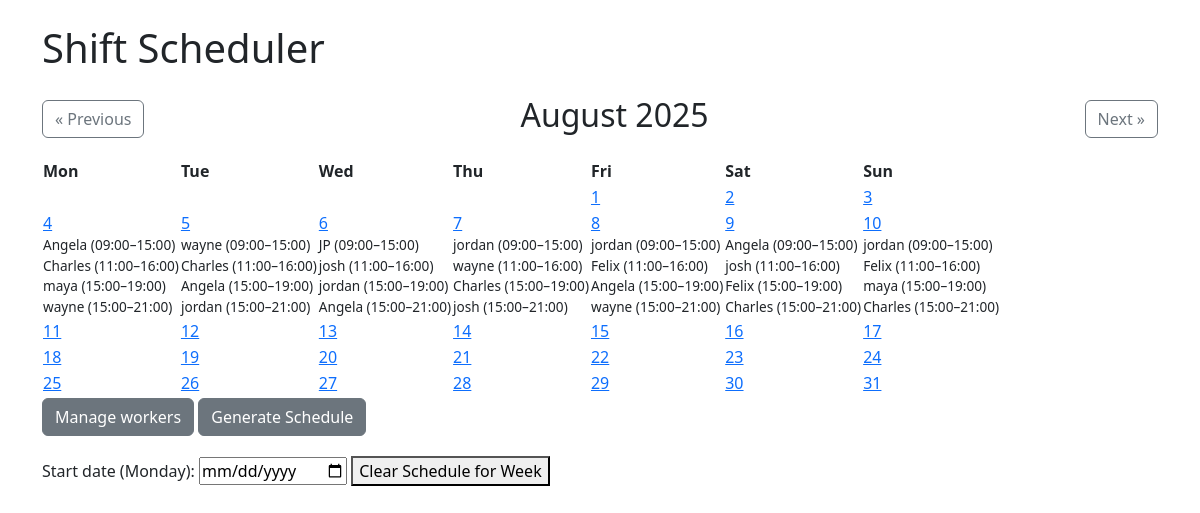
The page / on the database its author committed.
### models.py (models this page shows)
class Shift(db.Model):
    id = db.Column(db.Integer, primary_key=True)
    date = db.Column(db.Date, nullable=False)
    start_time = db.Column(db.Time, nullable=False)
    end_time = db.Column(db.Time, nullable=False)
    worker_id = db.Column(db.Integer, db.ForeignKey('worker.id', ondelete="CASCADE"), nullable=False)

class Worker(db.Model):
    id = db.Column(db.Integer, primary_key=True)
    name = db.Column(db.String(50), nullable=False)
    shifts = db.relationship('Shift', backref='worker', cascade="all, delete-orphan", passive_deletes=True)
    availability = db.Column(db.String, nullable=True)

### app.py (the view)
@app.route('/')
def calendar_view():
    year = request.args.get('year', type=int, default=datetime.now().year)
    month = request.args.get('month', type=int, default=datetime.now().month)
    if month < 1:
        month = 12
        year -= 1
    elif month > 12:
        month = 1
        year += 1
    num_days = calendar.monthrange(year, month)[1]
    first_day = date(year, month, 1)
    start_weekday = first_day.weekday()  # Monday=0
    weeks = []
    day_counter = 1
    for _ in range(6):  # max 6 weeks in a month
        week = []
        for i in range(7):
            if len(weeks) == 0 and i < start_weekday:
                week.append(None)
            elif day_counter > num_days:
                week.append(None)
            else:
                week.append(date(year, month, day_counter))
                day_counter += 1
        weeks.append(week)
    shifts = Shift.query.filter(
        extract('year', Shift.date) == year,
        extract('month', Shift.date) == month
    ).all()
    shifts_by_day = {}
    for shift in shifts:
        day = shift.date.day
        if day not in shifts_by_day:
            shifts_by_day[day] = []
        shifts_by_day[day].append(shift)
    return render_template('calendar.html',
                           weeks=weeks,
                           month=month,
                           year=year,
                           shifts_by_day=shifts_by_day,
                           calendar=calendar)

### app.py (called while the page is built)
@event.listens_for(Engine, "connect")
def set_sqlite_pragma(dbapi_connection, connection_record):
    if isinstance(dbapi_connection, sqlite3.Connection):
        cursor = dbapi_connection.cursor()
        cursor.execute("PRAGMA foreign_keys=ON;")
        cursor.close()

### templates/calendar.html
{% extends "base.html" %}
{% block content %}
    <div class="d-flex justify-content-between align-items-center mb-3">
        <a href="{{ url_for('calendar_view', month=month-1, year=year) }}" class="btn btn-outline-secondary">« Previous</a>
        <h2>{{ calendar.month_name[month] }} {{ year }}</h2>
        <a href="{{ url_for('calendar_view', month=month+1, year=year) }}" class="btn btn-outline-secondary">Next »</a>
    </div>
    <table>
        <tr>
            <th>Mon</th>
            <th>Tue</th>
            <th>Wed</th>
            <th>Thu</th>
            <th>Fri</th>
            <th>Sat</th>
            <th>Sun</th>
        </tr>
        {% for week in weeks %}
            <tr>
            {% for date_obj in week %}
                <td>
                {% if date_obj %}
                    <a href="{{ url_for('add_shift_with_date', date=date_obj.strftime('%Y-%m-%d')) }}">
                    {{ date_obj.day }}
                    </a>
                    {% if shifts_by_day.get(date_obj.day) %}
                    {% for shift in shifts_by_day[date_obj.day] %}
                        <div style="font-size: 0.85em;">
                        {{ shift.worker.name }} ({{ shift.start_time.strftime('%H:%M') }}–{{ shift.end_time.strftime('%H:%M') }})
                        </div>
                    {% endfor %}
                    {% endif %}
                {% endif %}
                </td>
            {% endfor %}
            </tr>
        {% endfor %}
    </table>
<a href="{{ url_for('manage_workers') }}" class="btn btn-secondary">Manage workers</a>
<a href="{{ url_for('generate') }}" class="btn btn-secondary">Generate Schedule</a>
<form action="{{ url_for('clear_schedule') }}" method="post" style="margin-top: 20px;">
  <label for="start_date">Start date (Monday):</label>
  <input type="date" name="start_date" required>
  <button type="submit">Clear Schedule for Week</button>
</form>
{% endblock %}

### templates/base.html (shortened to what this page needs)
<!DOCTYPE html>
<html lang="en">
<head>
    <link rel="stylesheet" href="https://cdn.jsdelivr.net/npm/bootstrap@5.3.0/dist/css/bootstrap.min.css">
</head>
<body class="p-4">
    <div class="container">
        <h1 class="mb-4">Shift Scheduler</h1>
        {% block content %}{% endblock %}
    </div>
</body>
</html>

### rows shown on the page
Shift: worker.name "Angela", start_time "09:00", end_time "15:00"
Shift: worker.name "Charles", start_time "11:00", end_time "16:00"
Shift: worker.name "maya", start_time "15:00", end_time "19:00"
Shift: worker.name "wayne", start_time "15:00", end_time "21:00"
Shift: worker.name "wayne", start_time "09:00", end_time "15:00"
Shift: worker.name "Charles", start_time "11:00", end_time "16:00"
Shift: worker.name "Angela", start_time "15:00", end_time "19:00"
Shift: worker.name "jordan", start_time "15:00", end_time "21:00"
Shift: worker.name "JP", start_time "09:00", end_time "15:00"
Shift: worker.name "josh", start_time "11:00", end_time "16:00"
Shift: worker.name "jordan", start_time "15:00", end_time "19:00"
Shift: worker.name "Angela", start_time "15:00", end_time "21:00"
Shift: worker.name "jordan", start_time "09:00", end_time "15:00"
Shift: worker.name "wayne", start_time "11:00", end_time "16:00"
Shift: worker.name "Charles", start_time "15:00", end_time "19:00"
Shift: worker.name "josh", start_time "15:00", end_time "21:00"
Shift: worker.name "jordan", start_time "09:00", end_time "15:00"
Shift: worker.name "Felix", start_time "11:00", end_time "16:00"
Shift: worker.name "Angela", start_time "15:00", end_time "19:00"
Shift: worker.name "wayne", start_time "15:00", end_time "21:00"
Shift: worker.name "Angela", start_time "09:00", end_time "15:00"
Shift: worker.name "josh", start_time "11:00", end_time "16:00"
Shift: worker.name "Felix", start_time "15:00", end_time "19:00"
Shift: worker.name "Charles", start_time "15:00", end_time "21:00"
Shift: worker.name "jordan", start_time "09:00", end_time "15:00"
Shift: worker.name "Felix", start_time "11:00", end_time "16:00"
Shift: worker.name "maya", start_time "15:00", end_time "19:00"
Shift: worker.name "Charles", start_time "15:00", end_time "21:00"

### other values the page prints
{{ calendar.month_name[month] }} "August"
{{ year }} "2025"
{{ date_obj.day }} "1" "2" "3" "4" "5" "6" "7" "8" "9" "10" "11" "12" "13" "14" "15" "16" "17" "18" "19" "20" "21" "22" "23" "24" "25" "26" "27" "28" "29" "30" "31"
